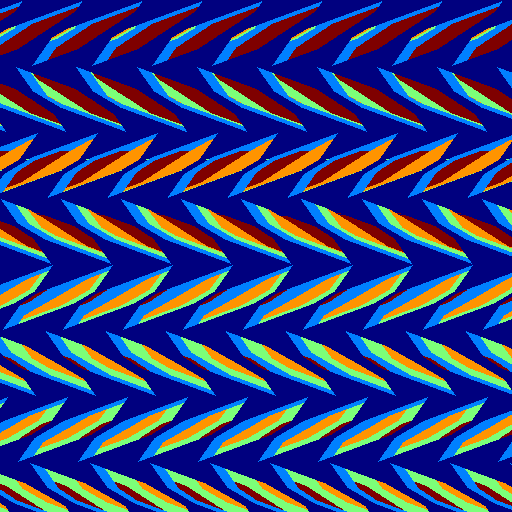
#> input picture data/temp/gt_img.png, 512 x 512 px, found by its file name
$ python extend.py
#> lines starting #> are read from the running program, lines starting #| are printed output that depends on the picture
from PIL import Image

# Load the original image
image_path = '/workspace/ashwinv/Learning-Continuous-Implicit-Representation-for-Near-Periodic-Patterns/data/temp/gt_img.png'  # Replace with your image path
original_img = Image.open(image_path)
#> original_img is the input picture: PIL image 512x512 RGB; mean R, G, B 52.4, 64.5, 122.7

# Define the size of the grey borders
border_size = 120  # This is the height of the top and bottom borders

# Create a new image with grey borders
new_width = original_img.width
#> new_width = 512
new_height = original_img.height + 2 * border_size
#> new_height = 752
new_img = Image.new('RGB', (new_width, new_height), 'grey')  # 'grey' can be replaced with an RGB tuple like (128, 128, 128)
#> new_img: PIL image 512x752 RGB; every value is 128

# Paste the original image onto the new image, centered between the top and bottom borders
new_img.paste(original_img, (0, border_size))
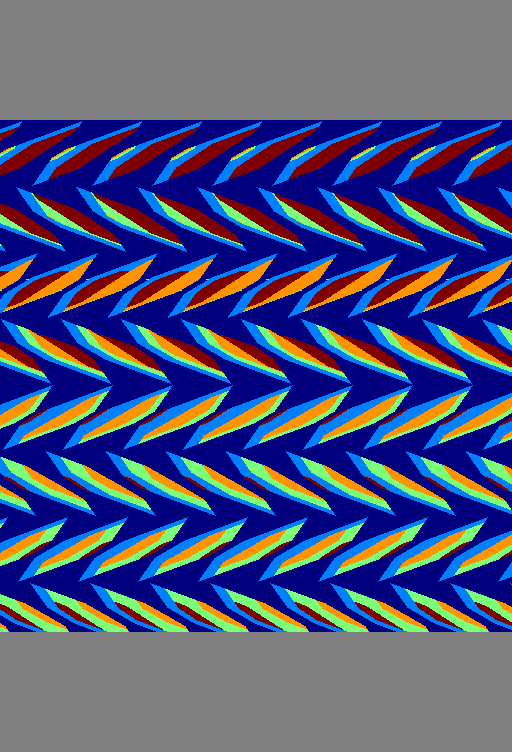
#> new_img: PIL image 512x752 RGB; mean R, G, B 76.5, 84.7, 124.4

# Save or display the new image
new_img.save('/workspace/ashwinv/Learning-Continuous-Implicit-Representation-for-Near-Periodic-Patterns/data/completion/input/5ph/image_with_grey_borders.png')  # Save the image
# new_img.show()  # Uncomment to display the image
